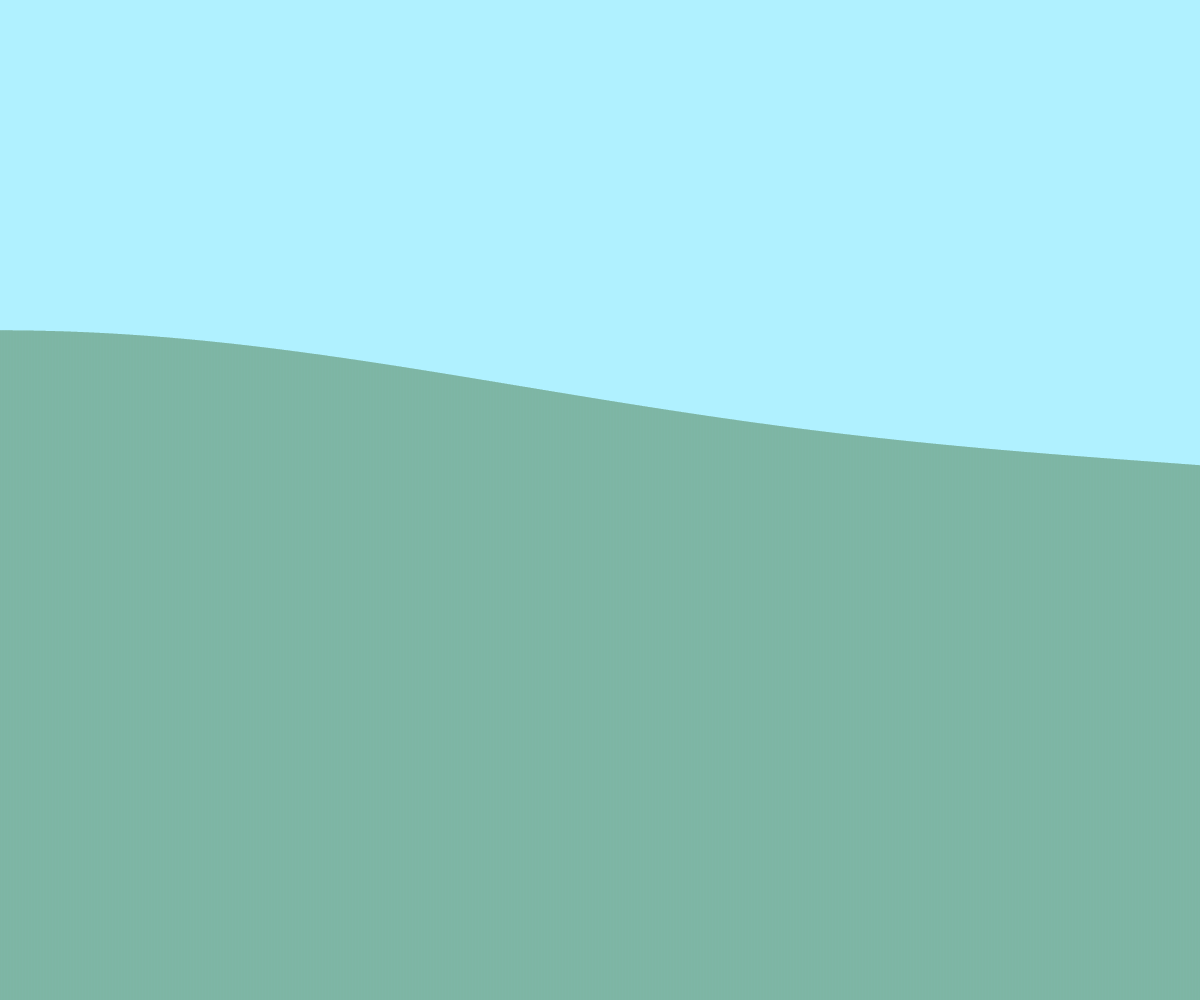
Frame 1 (no input)
Frame 60 (no input): identical to frame 1, image omitted
Frame 120 (the mouse pressed at the canvas centre since frame 60): identical to frame 1, image omitted

The p5.js sketch that drew this single still picture (run headless with seeded random() and noise() and a simulated clock; from frame 60 on, the mouse is pressed at the canvas centre):

// p5.js sketch
// ── sketch.js
// Generating random terrain using perlin noise

let terrain = [];
const NUMBER_OF_RECTS = 2000;


function setup() {
  createCanvas(windowWidth, windowHeight);

  generateTerrain(width/NUMBER_OF_RECTS);
}

function draw() {
  background("#b0f1ff");
  // stroke("#456654");
  noStroke();
  fill("#6fa388");

  for (let someRect of terrain){
    rect(someRect.x, someRect.y, someRect.w, someRect.h);
  }
}

function generateTerrain(widthOfRect){
  let time = 0; 
  let deltaTime = 0.0001;
  for (let i = 0;i < NUMBER_OF_RECTS; i++){
    let theHeight = noise(time) * height;
    terrain.push(spawnRectangle(i * widthOfRect, theHeight, widthOfRect));
    time += deltaTime;
  }
}

function spawnRectangle(leftSide, rectHeight, rectWidth){
  let theRect = {

    x: leftSide,
    y: height - rectHeight,
    w: rectWidth,
    h: rectHeight,
  };

  return theRect;
}
